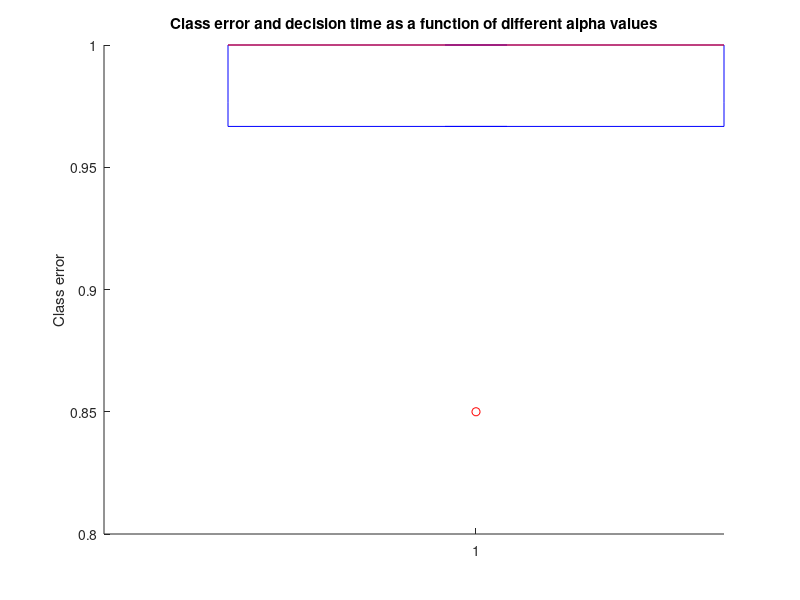

Source code (MATLAB): (Note: this script raises an error after producing the figure.)
a_99 = [1,0.85,1,0.9667,1]';
a_97 = []';
a_96 = []';
a_95 = []';
a_94 = []';
a_93 = []'; 
a_91 = []';
a_89 = []';
a_87 = []';
a = [a_99, a_97, a_96, a_95, a_94, a_93, a_91, a_89, a_87];

t_99 = [14.2917,10.6250]';
t_97 = []';
t_96 = []';
t_95 = []';
t_94 = []';
t_93 = []';
t_91 = []';
t_89 = []';
t_87 = []';
t_mean = [mean(t_99), mean(t_97), mean(t_96), mean(t_95), mean(t_94), mean(t_93), mean(t_91), mean(t_89), mean(t_87)];
t_std = [std(t_99), std(t_97), std(t_96), std(t_95), std(t_94), std(t_93), std(t_91), std(t_89), std(t_87)];

figure;
hold on
title('Class error and decision time as a function of different alpha values');
boxplot(a);
ylabel('Class error');
yyaxis right
ylabel('Decision time [s]');
errorbar(t_mean,t_std,'-s','MarkerSize',4,...
    'MarkerEdgeColor','red','MarkerFaceColor','red');
xlabel(['alpha']);
xticklabels({'0.99','0.97','0.96','0.95','0.94','0.93','0.91','0.89','0.87'});
hold off